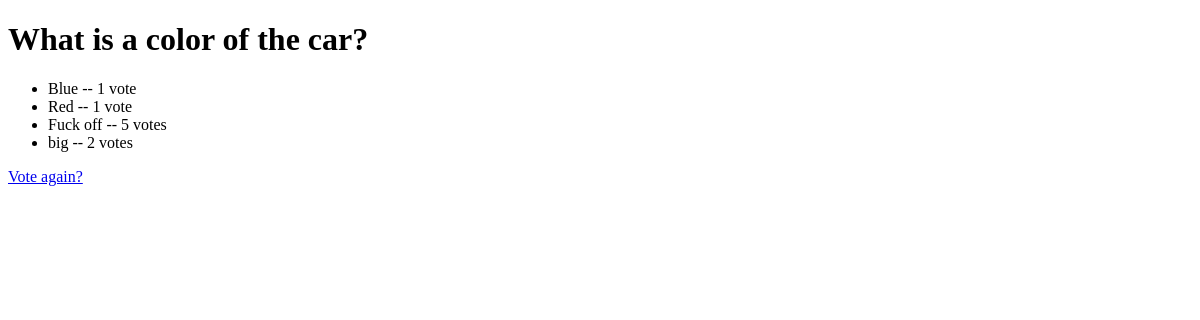
Before: /polls/4/results/ with the older database file.
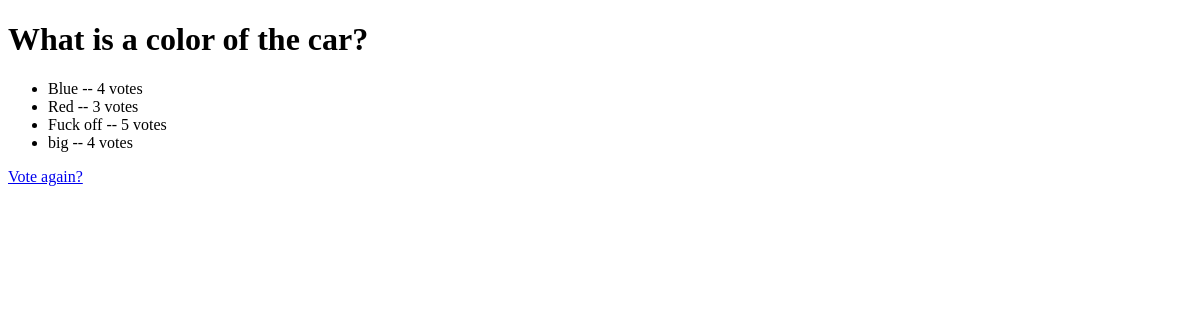
After: the same page with the newer database file.
### polls/models.py (models this page shows, shortened)
class Choice(models.Model):
    question = models.ForeignKey(Question, on_delete=models.CASCADE)
    choice_text = models.CharField(max_length=200)
    votes = models.IntegerField(default=0)

### polls/views.py (the view)
# urls.py: path('<int:pk>/results/', views.ResultsView.as_view(), name='results'),
class ResultsView(generic.DetailView):
    model = Question
    template_name = 'polls/results.html'

### polls/templates/polls/results.html (shortened to what this page needs)
<!DOCTYPE html>
<html lang="en">
<head>
</head>
<body>
<h1>{{ question.question_text }}</h1>
<ul>
{% for choice in question.choice_set.all %}
    <li>{{ choice.choice_text }} -- {{ choice.votes }} vote{{ choice.votes|pluralize }}</li>
{% endfor %}
</ul>
<a href="{% url 'polls:detail' question.id %}">Vote again?</a>
</body>
</html>

Changed rows visible on the page:
changed Choice "Blue": votes "1" → "4"
changed Choice "Red": votes "1" → "3"
changed Choice "big": votes "2" → "4"
